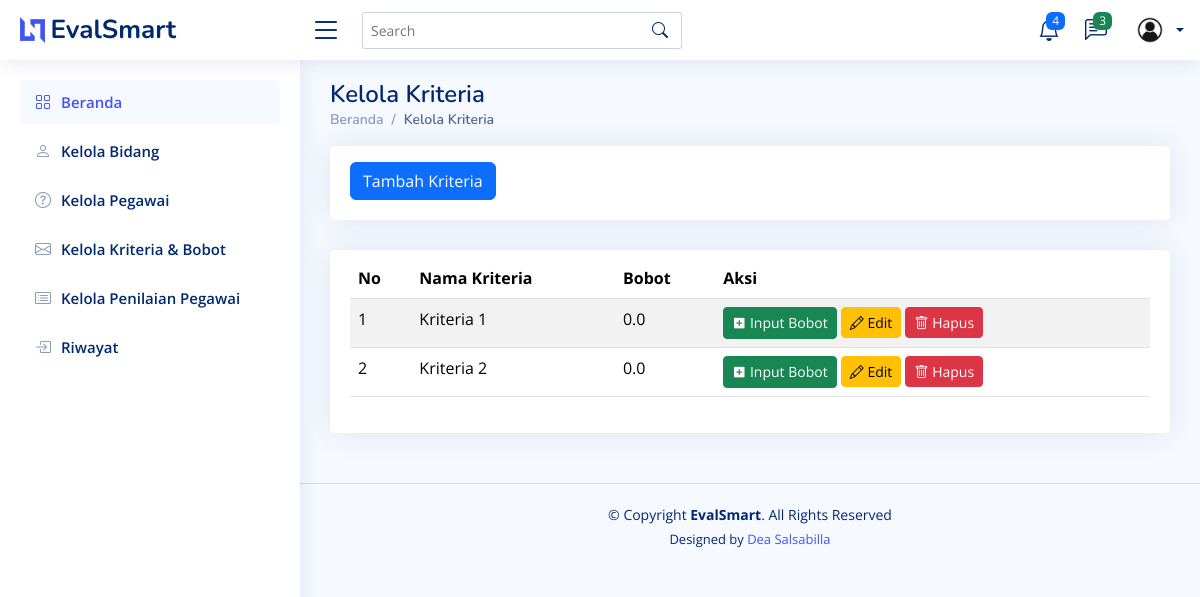
/kriteria/, run on an earlier commit of the app's database.
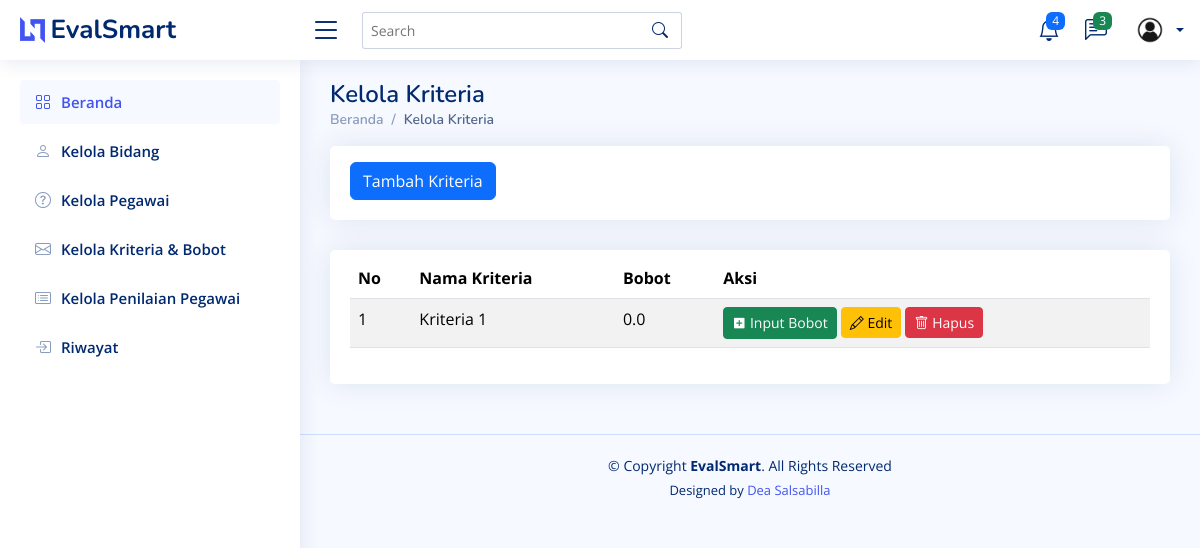
And on a later commit of the database.
### testing/models.py (models this page shows, shortened)
class Kriteria(models.Model):
    id = models.AutoField(primary_key=True)  # ID otomatis
    nama = models.CharField(max_length=100)  # Nama kriteria
    bobot = models.FloatField(default=0, null=False, blank=False)  # Bobot, default 0
    class Meta:
        verbose_name_plural = "Kriteria"
        ordering = ['nama']  # Urutkan berdasarkan nama secara default

### testing/views.py (the view)
# urls.py: path("kriteria/", views.kriteria, name="kriteria"),
def kriteria(request):
    kriterias = Kriteria.objects.all()
    return render(request, 'kriteria.html', {'kriterias' : kriterias})

### testing/templates/kriteria.html (shortened to what this page needs)
<!DOCTYPE html>
<html lang="en">
  <head>
    {% load static %}
    <link href="{% static 'assets/vendor/bootstrap/css/bootstrap.min.css' %}" rel="stylesheet" />
    <link href="{% static 'assets/vendor/bootstrap-icons/bootstrap-icons.css' %}" rel="stylesheet" />
    <link href="{% static 'assets/vendor/boxicons/css/boxicons.min.css' %}" rel="stylesheet" />
    <link href="{% static 'assets/vendor/quill/quill.snow.css' %}" rel="stylesheet" />
    <link href="{% static 'assets/vendor/quill/quill.bubble.css' %}" rel="stylesheet" />
    <link href="{% static 'assets/vendor/remixicon/remixicon.css' %}" rel="stylesheet" />
    <link href="{% static 'assets/vendor/simple-datatables/style.css' %}" rel="stylesheet" />
    <link href="{% static 'assets/css/style.css' %}" rel="stylesheet" />
  </head>
  <body>
    {% include 'partials/header.html' %}
    {% include 'partials/sidebar.html' %}
    <main id="main" class="main">
      <div class="pagetitle">
        <h1>Kelola Kriteria</h1>
        <nav>
          <ol class="breadcrumb">
            <li class="breadcrumb-item">
              <a href="{% url 'home' %}">Beranda</a>
            </li>
            <li class="breadcrumb-item active">Kelola Kriteria</li>
          </ol>
        </nav>
      </div>
      <div class="row">
        <div class="col-lg-12">
          <div class="card">
            <div class="card-body">
              <button class="btn btn-primary mt-3"><a href="{% url 'tambah_kriteria' %}" style="color: white; text-decoration: none;">Tambah Kriteria</a></button>
            </div>
          </div>
        </div>
      </div>
      <section class="section">
        <div class="row">
          <div class="col-lg-12">
            <div class="card">
              <div class="card-body">
                <table class="table table-striped mt-2">
                  <thead>
                    <tr>
                      <th scope="col">No</th>
                      <th scope="col">Nama Kriteria</th>
                      <th scope="col">Bobot</th>
                      <th scope="col">Aksi</th>
                    </tr>
                  </thead>
                  <tbody>
                    {% for kriteria in kriterias %}
                      <tr>
                        <td>{{ forloop.counter }}</td>
                        <td>{{ kriteria.nama }}</td>
                        <td>{{ kriteria.bobot }}</td>
                        <td>
                          <a href="" class="btn btn-success btn-sm"><i class="ri-add-box-fill"></i> Input Bobot</a>
                          <a href="{% url 'edit_kriteria' kriteria.id %}" class="btn btn-warning btn-sm"><i class="bi bi-pencil"></i> Edit</a>
                          <form action="{% url 'delete_kriteria' kriteria.id %}" method="post" style="display:inline;">
                            <button type="submit" class="btn btn-danger btn-sm" onclick="return confirm('Apakah Anda yakin ingin menghapus bidang ini?');"><i class="bi bi-trash"></i> Hapus</button>
                          </form>
                        </td>
                      </tr>
                    {% empty %}
                      <tr>
                        <td colspan="3" class="text-center">Tidak ada data</td>
                      </tr>
                    {% endfor %}
                  </tbody>
                </table>
              </div>
            </div>
          </div>
        </div>
      </section>
    </main>
    {% include 'partials/footer.html' %}
  </body>
</html>

### testing/templates/partials/header.html (shortened to what this page needs)
{% load static %}
<header id="header" class="header fixed-top d-flex align-items-center">
    <div class="d-flex align-items-center justify-content-between">
      <a href="index.html" class="logo d-flex align-items-center">
        <img src="assets/img/logo.png" alt="" />
        <span class="d-none d-lg-block">EvalSmart</span>
      </a>
      <i class="bi bi-list toggle-sidebar-btn"></i>
    </div>
    <div class="search-bar">
      <form class="search-form d-flex align-items-center" method="POST" action="#">
        <input type="text" name="query" placeholder="Search" title="Enter search keyword" />
        <button type="submit" title="Search"><i class="bi bi-search"></i></button>
      </form>
    </div>
    <nav class="header-nav ms-auto">
      <ul class="d-flex align-items-center">
        <li class="nav-item dropdown">
          <a class="nav-link nav-icon" href="#" data-bs-toggle="dropdown">
            <i class="bi bi-bell"></i>
            <span class="badge bg-primary badge-number">4</span>
          </a>
        </li>
        <li class="nav-item dropdown">
          <a class="nav-link nav-icon" href="#" data-bs-toggle="dropdown">
            <i class="bi bi-chat-left-text"></i>
            <span class="badge bg-success badge-number">3</span>
          </a>
        </li>
        <li class="nav-item dropdown pe-3">
          <a class="nav-link nav-profile d-flex align-items-center pe-0" href="#" data-bs-toggle="dropdown">
            <img src="{% static 'assets/img/user.jpg' %}" alt="Profile" class="rounded-circle" />
            <span class="d-none d-md-block dropdown-toggle ps-2">{{ request.user.username }}</span>
          </a>
        </li>
      </ul>
    </nav>
  </header>

### testing/templates/partials/sidebar.html (shortened to what this page needs)
<aside id="sidebar" class="sidebar">
  <ul class="sidebar-nav" id="sidebar-nav">
    <li class="nav-item">
      <a class="nav-link " href="{% url 'home' %}">
        <i class="bi bi-grid"></i>
        <span>Beranda</span>
      </a>
    </li>
    <li class="nav-item">
      <a class="nav-link collapsed" href="{% url 'bidang' %}">
        <i class="bi bi-person"></i>
        <span>Kelola Bidang</span>
      </a>
    </li>
    <li class="nav-item">
      <a class="nav-link collapsed" href="{% url 'pegawai' %}">
        <i class="bi bi-question-circle"></i>
        <span>Kelola Pegawai</span>
      </a>
    </li>
    <li class="nav-item">
      <a class="nav-link collapsed" href="{% url 'kriteria' %}">
        <i class="bi bi-envelope"></i>
        <span>Kelola Kriteria & Bobot</span>
      </a>
    </li>
    <li class="nav-item">
      <a class="nav-link collapsed" href="{% url 'penilaian' %}">
        <i class="bi bi-card-list"></i>
        <span>Kelola Penilaian Pegawai</span>
      </a>
    </li>
    <li class="nav-item">
      <a class="nav-link collapsed" href="{% url 'riwayat' %}">
        <i class="bi bi-box-arrow-in-right"></i>
        <span>Riwayat</span>
      </a>
    </li>
  </ul>
</aside>

### testing/templates/partials/footer.html
<footer id="footer" class="footer">
    <div class="copyright">
      &copy; Copyright <strong><span>EvalSmart</span></strong>. All Rights Reserved
    </div>
    <div class="credits">
      Designed by <a href="https://instagram.com/dea.salsa.503/" target="_blank">Dea Salsabilla</a>
    </div>
  </footer>

### testing/static/assets/css/style.css (style rules this page uses)
:root { scroll-behavior: smooth; }
body { font-family: "Open Sans", sans-serif; background: #f6f9ff; color: #444444; }
a { color: #4154f1; text-decoration: none; }
h1, h2, h3, h4, h5, h6 { font-family: "Nunito", sans-serif; }
#main { margin-top: 60px; padding: 20px 30px; transition: all 0.3s; }
.pagetitle { margin-bottom: 10px; }
.pagetitle h1 { font-size: 24px; margin-bottom: 0; font-weight: 600; color: #012970; }
.card { margin-bottom: 30px; border: none; border-radius: 5px; box-shadow: 0px 0 30px rgba(1, 41, 112, 0.1); }
.card-body { padding: 0 20px 20px 20px; }
.breadcrumb { font-size: 14px; font-family: "Nunito", sans-serif; color: #899bbd; font-weight: 600; }
.breadcrumb a { color: #899bbd; transition: 0.3s; }
.breadcrumb .breadcrumb-item::before { color: #899bbd; }
.breadcrumb .active { color: #51678f; font-weight: 600; }
.logo { line-height: 1; }
@media (min-width: 1200px) { .logo { width: 280px; } }
.logo img { max-height: 26px; margin-right: 6px; }
.logo span { font-size: 26px; font-weight: 700; color: #012970; font-family: "Nunito", sans-serif; }
.header { transition: all 0.5s; z-index: 997; height: 60px; box-shadow: 0px 2px 20px rgba(1, 41, 112, 0.1); background-color: #fff; padding-left: 20px; }
.header .toggle-sidebar-btn { font-size: 32px; padding-left: 10px; cursor: pointer; color: #012970; }
.header .search-bar { min-width: 360px; padding: 0 20px; }
.header .search-form { width: 100%; }
.header .search-form input { border: 0; font-size: 14px; color: #012970; border: 1px solid rgba(1, 41, 112, 0.2); padding: 7px 38px 7px 8px; border-radius: 3px; transition: 0.3s; width: 100%; }
.header .search-form button { border: 0; padding: 0; margin-left: -30px; background: none; }
.header .search-form button i { color: #012970; }
.header-nav ul { list-style: none; }
.header-nav>ul { margin: 0; padding: 0; }
.header-nav .nav-icon { font-size: 22px; color: #012970; margin-right: 25px; position: relative; }
.header-nav .nav-profile { color: #012970; }
.header-nav .nav-profile img { max-height: 36px; }
.header-nav .nav-profile span { font-size: 14px; font-weight: 600; }
.header-nav .badge-number { position: absolute; inset: -2px -5px auto auto; font-weight: normal; font-size: 12px; padding: 3px 6px; }
.sidebar { position: fixed; top: 60px; left: 0; bottom: 0; width: 300px; z-index: 996; transition: all 0.3s; padding: 20px; overflow-y: auto; scrollbar-width: thin; scrollbar-color: #aab7cf transparent; box-shadow: 0px 0px 20px rgba(1, 41, 112, 0.1); background-color: #fff; }
@media (min-width: 1200px) { #main, #footer { margin-left: 300px; } }
.sidebar-nav { padding: 0; margin: 0; list-style: none; }
.sidebar-nav li { padding: 0; margin: 0; list-style: none; }
.sidebar-nav .nav-item { margin-bottom: 5px; }
.sidebar-nav .nav-link { display: flex; align-items: center; font-size: 15px; font-weight: 600; color: #4154f1; transition: 0.3; background: #f6f9ff; padding: 10px 15px; border-radius: 4px; }
.sidebar-nav .nav-link i { font-size: 16px; margin-right: 10px; color: #4154f1; }
.sidebar-nav .nav-link.collapsed { color: #012970; background: #fff; }
.sidebar-nav .nav-link.collapsed i { color: #899bbd; }
.footer { padding: 20px 0; font-size: 14px; transition: all 0.3s; border-top: 1px solid #cddfff; }
.footer .copyright { text-align: center; color: #012970; }
.footer .credits { padding-top: 5px; text-align: center; font-size: 13px; color: #012970; }

What changed in the data, as far as the page shows it:
removed Kriteria: nama "Kriteria 2", bobot "0.0"
